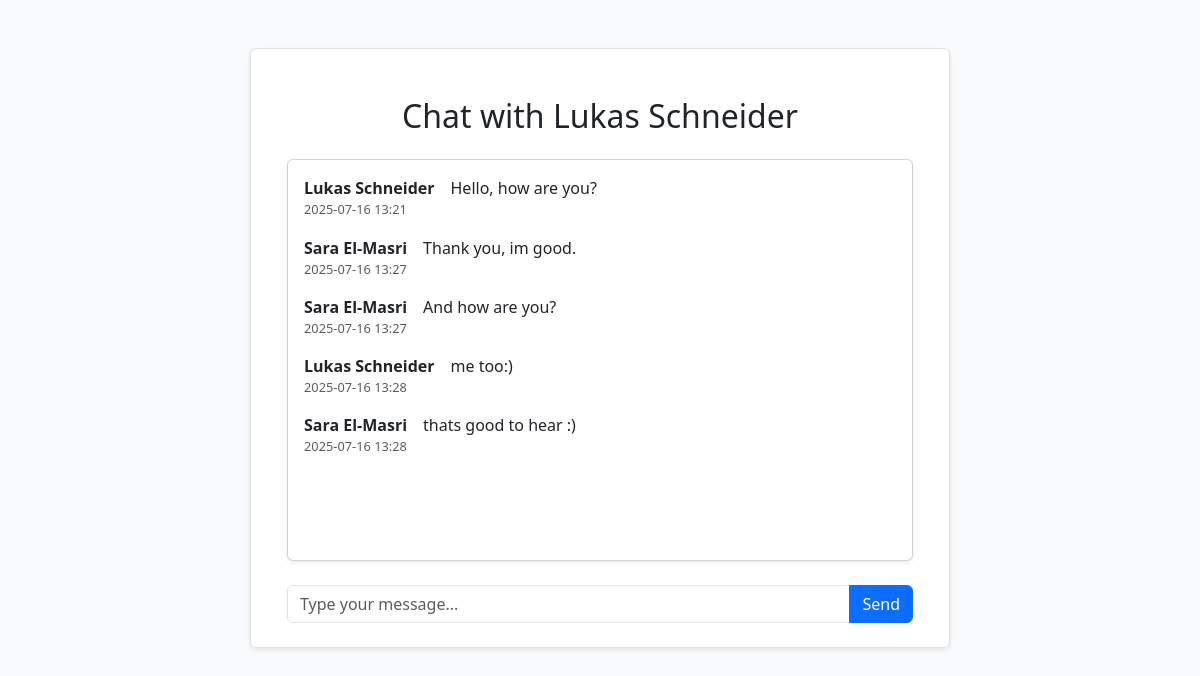
The page /chat/1 (signed in) on the database its author committed.
### models.py (models this page shows)
class User(db.Model):
    __tablename__ = 'user'
    user_id = db.Column(db.Integer, primary_key=True)
    uni_id = db.Column(db.Integer, db.ForeignKey('university.uni_id'))
    name = db.Column(db.Text, nullable=False)
    email = db.Column(db.Text, unique=True, nullable=False)
    password = db.Column(db.Text, nullable=False)
    birth_date = db.Column(db.Date, nullable=False)
    created_at = db.Column(db.Date, default=date.today)
    profile_picture = db.Column(db.LargeBinary, nullable=False)
    description = db.Column(db.Text, nullable=False, default="")
    university = db.relationship('University', backref='students', lazy=True)
    personality_result = db.relationship('PersonalityResult', uselist=False, backref='user')

class Message(db.Model):
    __tablename__ = 'message'
    id = db.Column(db.Integer, primary_key=True)
    match_id = db.Column(db.Integer, db.ForeignKey('match.match_id'), nullable=False)
    sender_id = db.Column(db.Integer, db.ForeignKey('user.user_id'), nullable=False)
    text = db.Column(db.Text, nullable=False)
    timestamp = db.Column(db.DateTime, default=datetime.now) #<= automatisch aktuelle Zeit
    sender = db.relationship('User', backref='sent_messages')

### routes/route_chat_room.py (the view)
@main_bp.route('/chat/<int:match_id>', methods=['GET', 'POST'])
def chat_room(match_id):
    user_id = session.get('user_id')
    curr_user = user_dao.get_uid(user_id)
    match = match_dao.get_by_id(match_id)
    form =CreateChatForm()
    other_user = match.user2 if match.user1.user_id == user_id else match.user1
    messages = match_dao.get_messages_for_match(match_id)
    if form.validate_on_submit():
       content = form.message.data.strip()
       if content:
           match_dao.save_message(match_id, user_id, content)
       return redirect(url_for('main.chat_room', match_id=match_id))
    return render_template('chat_room.html',form=form,curr_user=curr_user, other_user=other_user, messages=messages, match_id=match_id)

### forms/form_chat_room.py
class CreateChatForm(FlaskForm):
    message = StringField('Your Message')
    sned_message = SubmitField('Send')

### dao/match_dao.py (called while the page is built)
    @classmethod
    def get_messages_for_match(cls, match_id):
        return Message.query.filter_by(match_id=match_id).order_by(Message.timestamp).all()

    @classmethod
    def get_by_id(cls, match_id):
        return Match.query.get(match_id)

### dao/user_dao.py (called while the page is built)
    @classmethod
    def get_uid(cls, user_id):
        return db.session.get(User, user_id)

### templates/chat_room.html (shortened to what this page needs)
{% extends 'base.html' %}
{% block header %}
  <h2 class="text-center mt-4">Chat with {{ other_user.name }}</h2>
{% endblock %}
{% block content %}
<div class="container mt-4" style="max-width: 800px;">
  <div class="card mb-4 shadow-sm">
    <div class="card-body" style="height: 400px; overflow-y: auto;" id="message-canvas">
      {% for msg in messages %}
        <div class="d-flex justify-content-between mb-3">
            <div class="me-3" style="flex: 0 0 auto;">
            <strong>{{ msg.sender.name }}</strong><br>
            <div class="text-muted" style="font-size: 0.8em;">
                {{ msg.timestamp.strftime('%Y-%m-%d %H:%M') }}
            </div>
            </div>
            <div style="flex: 1;">
            {{ msg.text }}
            </div>
        </div>
      {% else %}
        <p class="text-muted text-center">No messages yet. Start the conversation!</p>
      {% endfor %}
    </div>
  </div>
  <form method="POST" action="{{ url_for('main.chat_room', match_id=match_id) }}">
    <div class="input-group">
      {{ form.message(class_='form-control', placeholder='Type your message...') }}
      <button class="btn btn-primary" type="submit">{{ form.sned_message.label.text }}</button>
    </div>
  </form>
</div>
{% endblock %}

### rows shown on the page
User: name "Lukas Schneider"
Message: sender.name "Lukas Schneider", timestamp "2025-07-16 13:21", text "Hello, how are you?"
Message: sender.name "Sara El-Masri", timestamp "2025-07-16 13:27", text "Thank you, im good."
Message: sender.name "Sara El-Masri", timestamp "2025-07-16 13:27", text "And how are you?"
Message: sender.name "Lukas Schneider", timestamp "2025-07-16 13:28", text "me too:)"
Message: sender.name "Sara El-Masri", timestamp "2025-07-16 13:28", text "thats good to hear :)"
